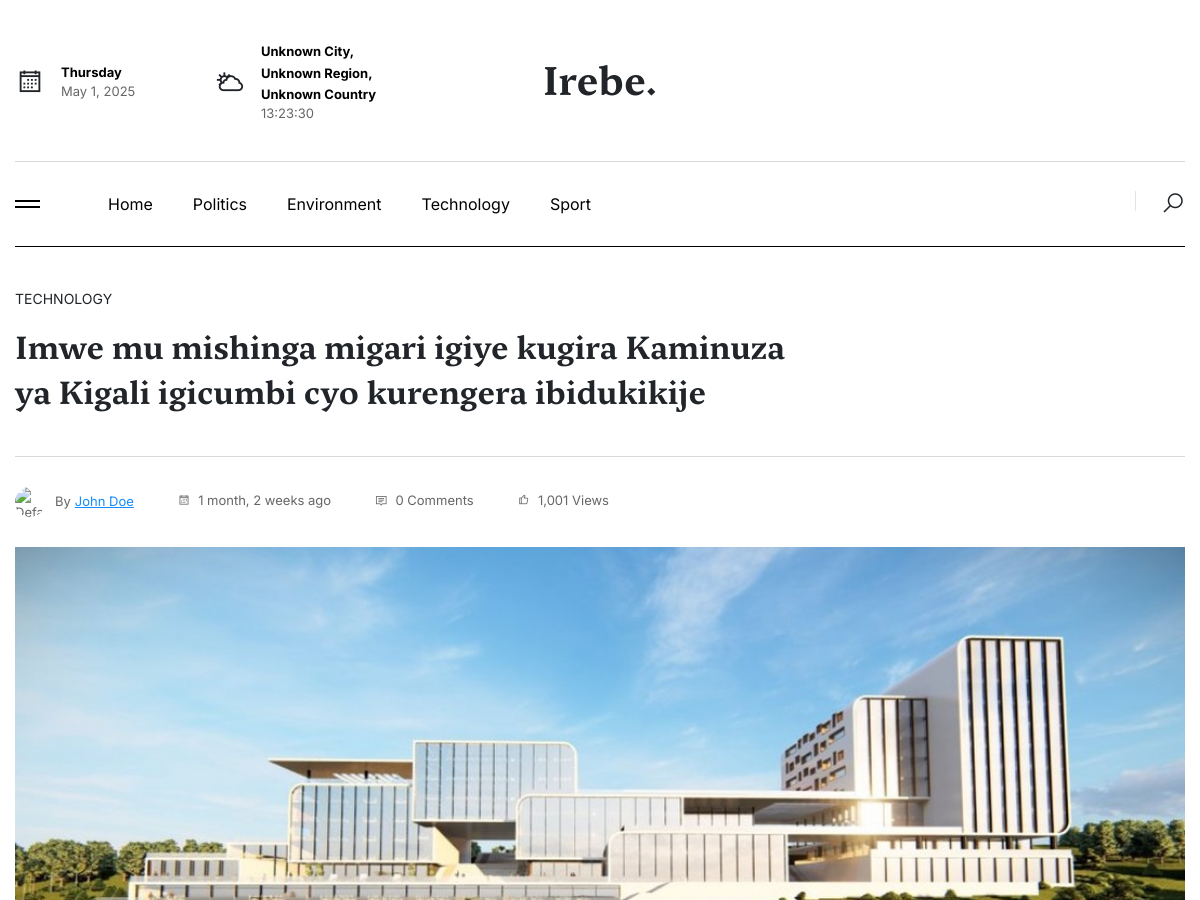
The page /article/imwe-mu-mishinga-migari-igiye-kugira-kaminuza-ya-kigali-igicumbi-cyo-kurengera-ibidukikije/ (upper part) on the database as committed earlier.
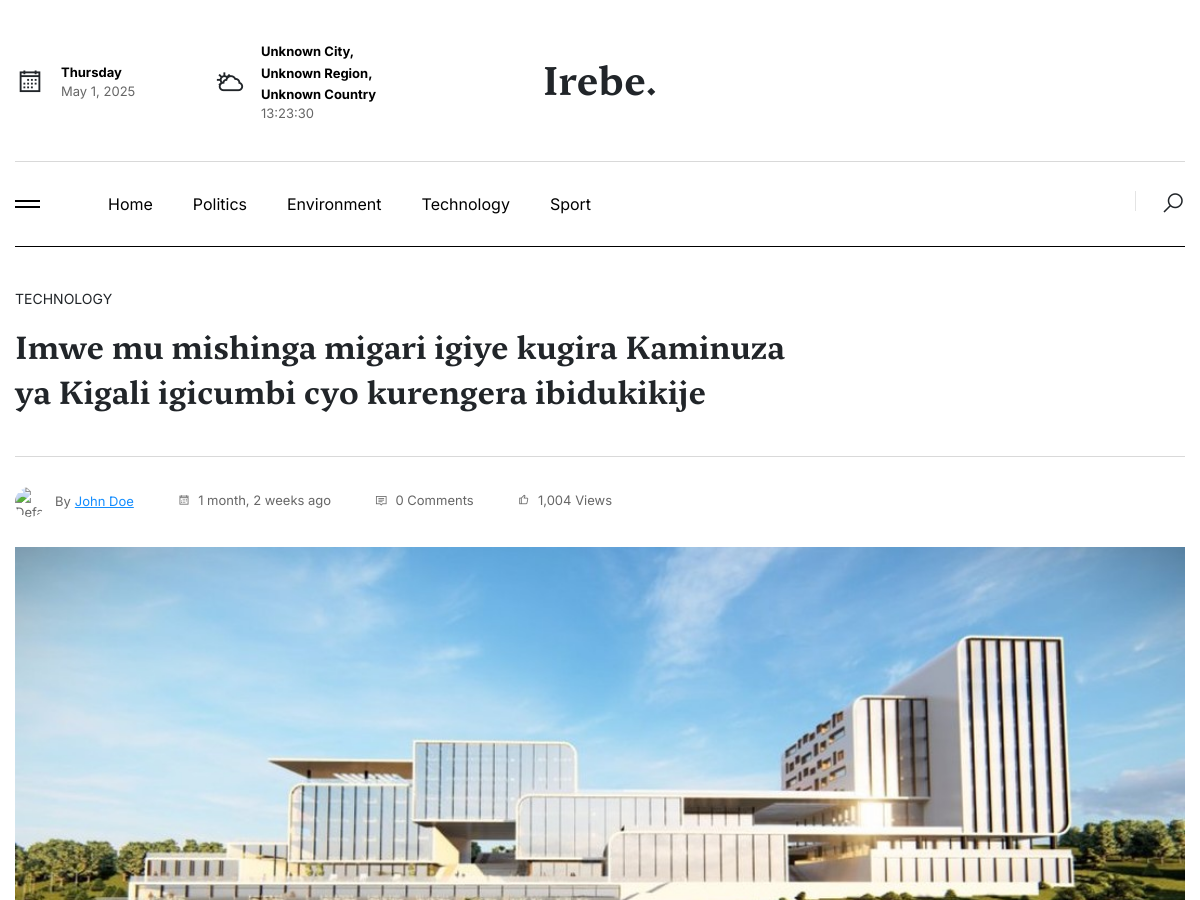
The same page on the database as committed later.
### base/models.py (models this page shows, shortened)
class Article(models.Model):
    title = models.CharField(max_length=255)
    slug = models.SlugField(unique=True, blank=True, max_length=255)
    content = RichTextField()  # Use RichTextField from CKEditor instead of TextField
    author = models.ForeignKey(settings.AUTH_USER_MODEL, on_delete=models.CASCADE)  # Updated to reference custom user model
    category = models.ForeignKey(Category, on_delete=models.SET_NULL, null=True, blank=True)
    tags = models.ManyToManyField(Tag, related_name='articles')
    published_at = models.DateTimeField(auto_now_add=True)
    updated_at = models.DateTimeField(auto_now=True)
    status = models.CharField(max_length=20, choices=[('draft', 'Draft'), ('published', 'Published')], default='draft')
    language = models.CharField(max_length=50, default='en')
    views = models.PositiveIntegerField(default=0)
    created_at = models.DateTimeField(default=timezone.now)
    updated_at = models.DateTimeField(auto_now=True)
    video_url = models.URLField(null=True, blank=True)
    sponsored = models.BooleanField(default=False)
    sponsored_link = models.URLField(null=True, blank=True)
    class Meta:
        verbose_name_plural = "Articles"

class Category(models.Model):
    name = models.CharField(max_length=100, unique=True)
    slug = models.SlugField(max_length=255, unique=True, blank=True)
    description = models.TextField()
    image = ProcessedImageField(
        upload_to=category_image_path,
        processors=[ResizeToFill(800, 800)],
        options={'quality': 90},
        null=True,
        blank=True,
    )
    created_at = models.DateTimeField(auto_now_add=True)
    updated_at = models.DateTimeField(auto_now=True)
    class Meta:
        verbose_name_plural = "Categories"

### account/models.py (models this page shows, shortened)
class User(AbstractBaseUser, PermissionsMixin):
    ROLE_CHOICES = (
        ('admin', 'Admin'),
        ('editor', 'Editor'),
        ('journalist', 'Journalist'),
        ('guest', 'Guest'),
    )
    email = models.EmailField(unique=True)
    name = models.CharField(max_length=255)
    phone_number = models.CharField(max_length=15, unique=True)
    image = ProcessedImageField(
        upload_to=user_image_path,
        processors=[ResizeToFill(720, 720)],
        format='JPEG',
        options={'quality': 90},
        null=True,
        blank=True,
    )
    role = models.CharField(max_length=30, choices=ROLE_CHOICES, default='guest')
    slug = models.SlugField(unique=True, max_length=255, null=True, blank=True)
    username = models.CharField(max_length=255, unique=True, null=True, blank=True)
    added_by = models.ForeignKey('self', on_delete=models.CASCADE, null=True, blank=True, related_name='added_users')
    is_active = models.BooleanField(default=True)
    is_staff = models.BooleanField(default=False)
    created_at = models.DateTimeField(default=timezone.now)
    updated_at = models.DateTimeField(auto_now=True)
    objects = CustomUserManager()
    USERNAME_FIELD = 'email'
    REQUIRED_FIELDS = ['name', 'phone_number']

### base/views.py (the view)
# urls.py: path('article/<slug:slug>/', showArticle, name='showArticle'),
def showArticle(request, slug):
    article = get_object_or_404(Article, slug=slug, status='published')
    Article.objects.filter(pk=article.pk).update(views=F('views') + 1)
    article.refresh_from_db(fields=['views'])
    images = article.articleimage_set.all()
    categories = Category.objects.all()
    urls = {
        'video': article.video_url,
        'sponsored': article.sponsored_link,
    }
    likes_count = article.like_set.count()
    comments_count = article.comment_set.count()
    context = {
        'categories': categories,
        'article': article,
        'images': images,
        'urls': urls,
        'likes_count': likes_count,
        'comments_count': comments_count,
    }
    return render(request, 'pages/article_detail.html', context)

### templates/pages/article_detail.html (shortened to what this page needs)
{% extends 'layouts/app.html' %}
{% load static %}
{% load humanize %}
{% block content %}
<section class="tc-main-post-style1 pb-60">
    <div class="container">
        <div class="tc-main-post-title pt-40 pb-40">
            <div class="row">
                <div class="col-lg-8">
                    <p class="text-uppercase mb-15">{{ article.category.name }}</p>
                    <h2 class="title">
                        {{ article.title }}
                    </h2>
                </div>
            </div>
        </div>
        <div class="meta-nav pt-30 pb-30 border-top border-1 brd-gray">
            <div class="row">
                <div class="col-lg-8">
                    <div class="author-side color-666 fsz-13px">
                        <div class="author me-40 d-flex d-lg-inline-flex align-items-center">
                            <span class="icon-30 rounded-circle overflow-hidden me-10">
                                {% if article.author.image %}
                                    <img src="{{ article.author.image.url }}" alt="{{ article.title }}">
                                {% else %}
                                    <img src="https://upload.wikimedia.org/wikipedia/commons/d/d1/Image_not_available.png" alt="Default Image">
                                {% endif %}
                            </span>
                            <span>By</span>
                            <a href="#" class="text-decoration-underline text-primary ms-1">{{ article.author.name }}</a>
                        </div>
                        <span class="me-40">
                            <a href="#"><i class="la la-calendar me-1"></i> {{ article.created_at|naturaltime }}</a>
                        </span>
                        <span class="me-40">
                            <a href="#"><i class="la la-comment me-1"></i> {{ comments_count }} Comments</a>
                        </span>
                        <span>
                            <a href="#"><i class="la la-thumbs-up me-1"></i> {{ article.views|intcomma }} Views</a>
                        </span>
                    </div>
                </div>
            </div>
        </div>
        <div class="tc-main-post-img img-cover mb-50">
            {% for image in images %}
                <img src="{{ image.image.url }}" alt="{{ image.caption }}">
            {% empty %}
                No Image
            {% endfor %}
        </div>
    </div>
</section>
{% endblock %}

Rows that differ between the two databases and show on the page:
changed Article "TECHNOLOGY": views "1,001" → "1,004"
